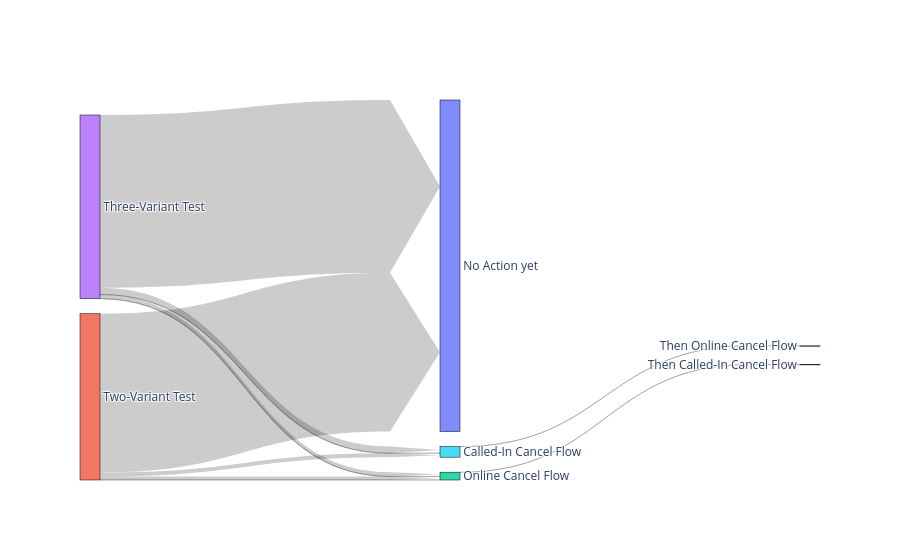

Notebook code cell kept with this figure:
### Code cell
# 4. Generate the perfect interactive Sankey Chart
# Calculate the true, un-normalized total users for each node
# node_totals = []
# for node in all_nodes:
#     outgoing_flow = sankey_df[sankey_df['source'] == node]['value'].sum()
#     incoming_flow = sankey_df[sankey_df['target'] == node]['value'].sum()
#     node_totals.append(int(max(outgoing_flow, incoming_flow)))

fig = go.Figure(
    data=[
        go.Sankey(
            node = dict(
                pad = 15, 
                thickness = 20, 
                line = dict(color = "black", width = 0.5), 
                label = all_nodes,
                hovertemplate='%{label} has total %{value} users<extra></extra>',
                align = "left",
            ),
            link = dict(
                arrowlen = 50,
                source = sankey_df['source_idx'], 
                target = sankey_df['target_idx'], 
                value = sankey_df['value'],
                # customdata = sankey_df['value'],
                hovertemplate='From %{source.label} to %{target.label}:<br /> %{value} users<extra></extra>',
            )
        )
    ]
)

fig.show()

fig.update_layout(
    title_text="Subscriber Cancellation Journey Flow (Normalized Scale for Minority Paths)",
    font_size=12,
    width=900,
    height=700,
)

fig.write_html("sankey_interactive.html", include_plotlyjs="cdn", full_html=True)
print("Sankey chart exported as 'sankey_interactive.html'")

### Figure 1 — Plotly figure (JSON) as saved in the notebook; plotly's stock layout.template omitted (floating-point values rounded to 4 significant figures)
{"data": [{"link": {"arrowlen": 50, "hovertemplate": "From %{source.label} to %{target.label}:<br /> %{value} users<extra></extra>", "source": [3, 3, 3, 3, 3, 1, 1, 1, 1, 5, 2], "target": [5, 5, 0, 2, 2, 5, 0, 2, 2, 6, 4], "value": [677, 1, 17627, 431, 6, 403, 16194, 357, 4, 1, 10]}, "node": {"align": "left", "hovertemplate": "%{label} has total %{value} users<extra></extra>", "label": ["No Action yet", "Two-Variant Test", "Online Cancel Flow", "Three-Variant Test", "Then Called-In Cancel Flow", "Called-In Cancel Flow", "Then Online Cancel Flow"], "line": {"color": "black", "width": 0.5}, "pad": 15, "thickness": 20}, "type": "sankey"}], "layout": {}}
